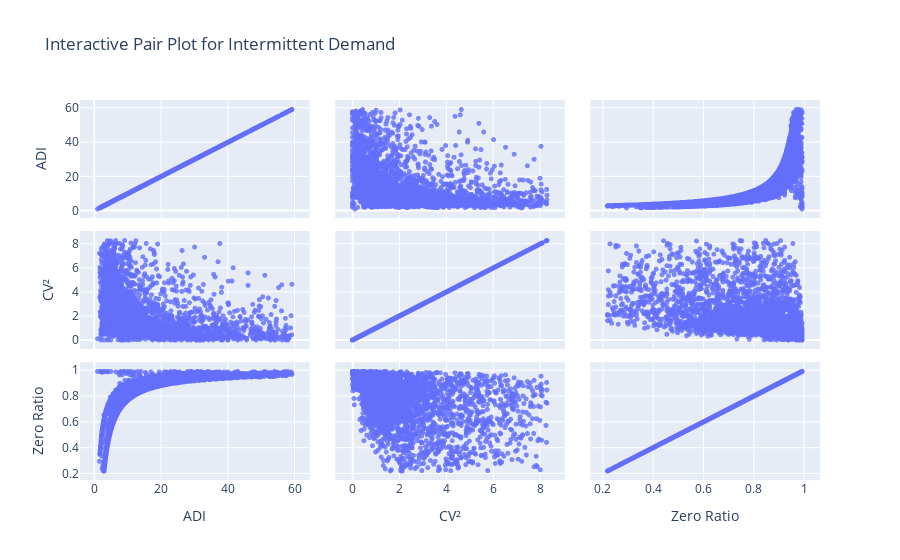

Source (notebook cell):
### Code cell
import plotly.express as px

fig = px.scatter_matrix(
    clean_df,
    dimensions=["ADI", "cv2", "zero_ratio"],
    title="Interactive Pair Plot for Intermittent Demand",
    labels={"ADI": "ADI", "cv2": "CV²", "zero_ratio": "Zero Ratio"},
)

fig.update_traces(marker=dict(size=5, opacity=0.8))
fig.update_layout(legend_title_text="Demand Type")
fig.show()

### Figure 1 — Plotly figure (JSON) as saved in the notebook; plotly's stock layout.template omitted (floating-point values rounded to 4 significant figures; data arrays with more than 128 entries replaced by an {"elided": "..."} marker saying what was removed)
{"data": [{"dimensions": [{"axis": {"matches": true}, "label": "ADI", "values": {"elided": "2984 float values"}}, {"axis": {"matches": true}, "label": "CV²", "values": {"elided": "2984 float values"}}, {"axis": {"matches": true}, "label": "Zero Ratio", "values": {"elided": "2984 float values"}}], "hovertemplate": "%{xaxis.title.text}=%{x}<br>%{yaxis.title.text}=%{y}<extra></extra>", "legendgroup": "", "marker": {"color": "#636efa", "opacity": 0.8, "size": 5, "symbol": "circle"}, "name": "", "showlegend": false, "type": "splom"}], "layout": {"dragmode": "select", "legend": {"title": {"text": "Demand Type"}, "tracegroupgap": 0}, "title": {"text": "Interactive Pair Plot for Intermittent Demand"}}}
